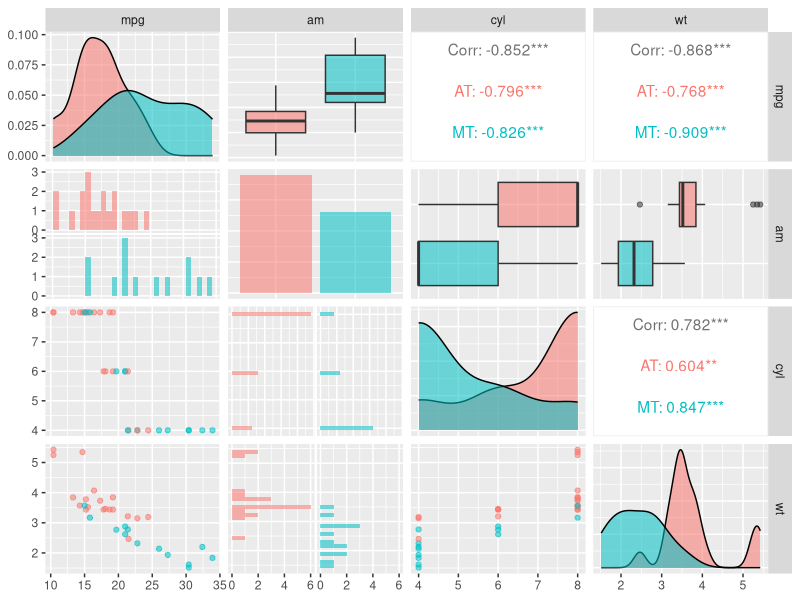
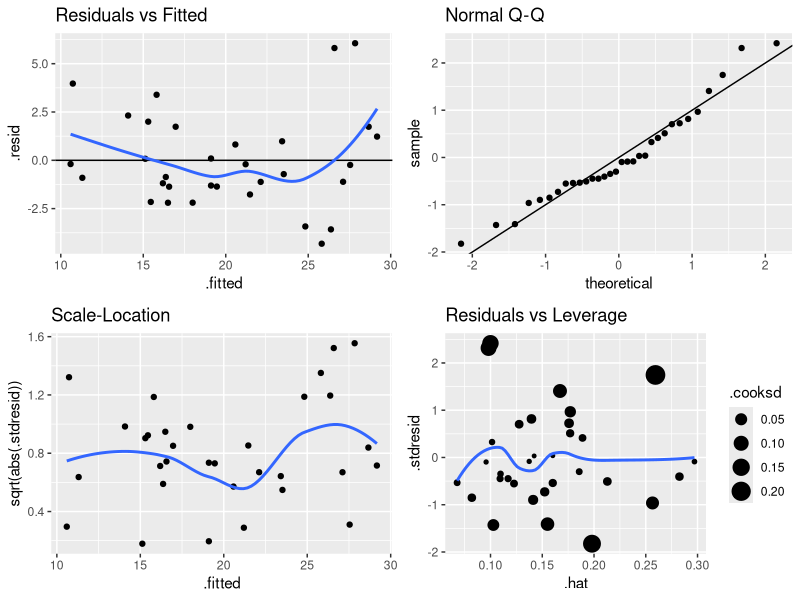

Here is the R script that generated these plots, in order:
## ---- chunk 1
library("ggplot2")
library("GGally")
library("gridExtra")
library("dplyr")
# Load data
data(mtcars)
## ---- chunk 2
aggregate(mpg ~ factor(am, labels = c("AT", "MT")), mtcars, mean)
## ---- chunk 3
round(cor(mtcars), 2)[1, ]
## ---- chunk 4
fit1 <- lm(mpg ~ am, mtcars)
fit2 <- lm(mpg ~ am + wt, mtcars)
fit3 <- lm(mpg ~ am + wt + disp, mtcars)
fit4 <- lm(mpg ~ am + wt + disp + cyl, mtcars)
fit5 <- lm(mpg ~ am + wt + disp + cyl + hp, mtcars)
## ---- chunk 5
anova(fit1, fit2, fit3, fit4, fit5)
## ---- chunk 6
betterFit <- fit4
summary(betterFit)
## ---- chunk 7
# Factorize
mtcars$am <- factor(mtcars$am, labels = c("AT", "MT"))
ggpairs(mtcars[, c(1, 9, 2, 6)], aes(color = am, alpha = .4))
## ---- chunk 8
# Residuals vs Fitted
plot1 <- ggplot(betterFit, aes(.fitted, .resid)) +
        geom_point() +
        geom_hline(yintercept = 0) +
        geom_smooth(se = FALSE) +
        ggtitle("Residuals vs Fitted")
# Normal Q-Q
plot2 <- ggplot(betterFit) +
        stat_qq(aes(sample = .stdresid)) +
        geom_abline() +
        ggtitle("Normal Q-Q")
# Scale-Location
plot3 <- ggplot(betterFit, aes(.fitted, sqrt(abs(.stdresid)))) +
        geom_point() +
        geom_smooth(se = FALSE) +
        ggtitle("Scale-Location")
# Standardized Residuals vs Leverage
plot4 <- ggplot(betterFit, aes(.hat, .stdresid)) +
        geom_point(aes(size = .cooksd)) +
        geom_smooth(se = FALSE) +
        ggtitle("Residuals vs Leverage")

grid.arrange(plot1, plot2, plot3, plot4, ncol = 2)
